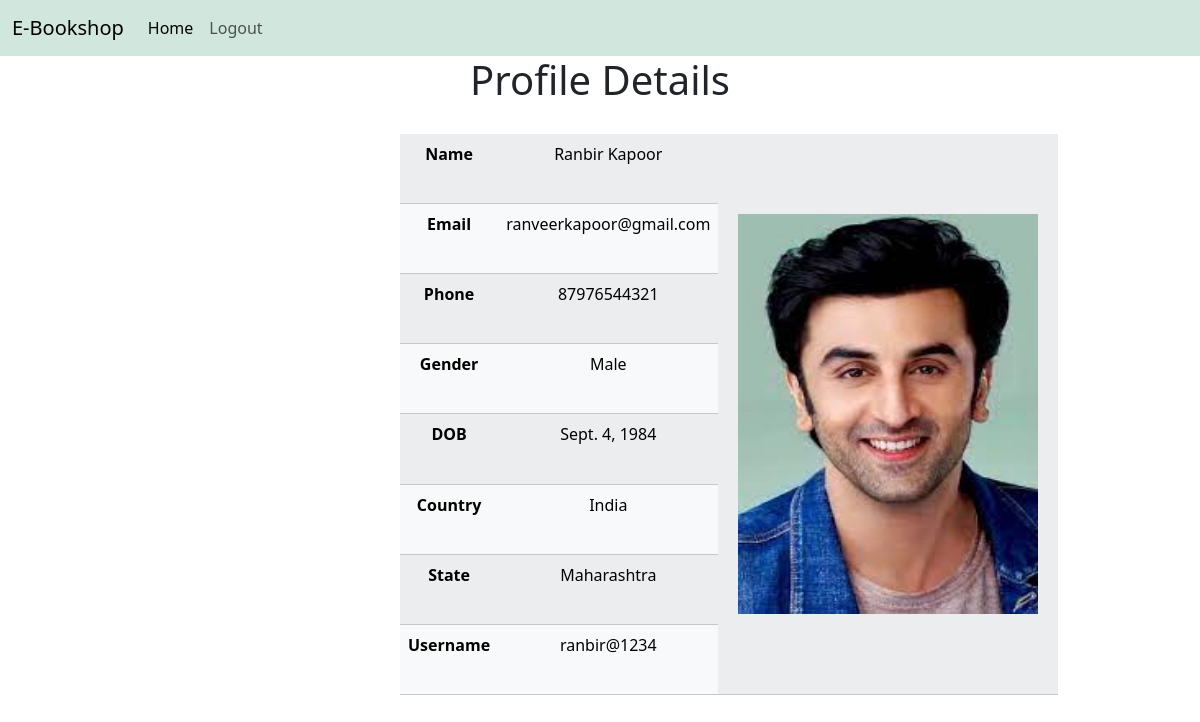
/user_account/home/ (signed in), run on the app's committed database.
### sitevisitor/models.py (models this page shows, shortened)
class User_Details(models.Model):
    user_cred=models.OneToOneField(User,on_delete=models.CASCADE)
    name=models.CharField(max_length=100)
    email=models.EmailField(max_length=100,unique=True)
    phone=models.CharField(max_length=100,unique=True)
    country=models.CharField(max_length=100)
    state=models.CharField(max_length=100)
    photo=models.ImageField(upload_to='user/',blank=True,null=True)
    gender=models.CharField(max_length=100)
    dob=models.DateField()

### useraccount/views.py (the view)
# urls.py: 2. Add a URL to urlpatterns:  path('', views.home, name='home')
def home(request):
    try:
        user=request.user.email
        person_details = User.objects.filter(email=user)
        det2=User_Details.objects.filter(email=user)
        return render(request,'user_home.html',{'user':person_details,'profile':det2})
    except:
        return redirect('home')

### useraccount/templates/user_home.html (shortened to what this page needs)
{% extends 'user_base.html' %}
{%block content%}
<h1 class="text-center">Profile Details</h1>
<div class="col-6 text-center"  style="margin:30px 400px">
<table class="table table-striped table-light" style="border-radius:8px">
{% for  i in profile %}
<tr><th><label>Name</label></th><td><p>{{ i.name}}</p></td><td rowspan="8" style="padding:80px 20px"><img src="{{ i.photo.url}}" alt="{{ i.name}}" height="400px" width="300px"/></td></tr>
<tr><th><label>Email</label></th><td><p>{{ i.email}}</p></td></tr>
<tr><th><label>Phone</label></th><td><p>{{ i.phone}}</p></td></tr>
<tr><th><label>Gender</label></th><td><p>{{ i.gender}}</p></td></tr>
<tr><th><label>DOB</label></th><td><p>{{ i.dob}}</p></td></tr>
<tr><th><label>Country</label></th><td><p>{{ i.country}}</p></td></tr>
<tr><th><label>State</label></th><td><p>{{ i.state}}</p></td></tr>
{% endfor %}
{% for  i in user %}
<tr><th><label>Username</label></th><td><p>{{ i.username}}</p></td></tr>
{% endfor %}
</table>
</div>
{% endblock %}

### data on the page
User_Details: name "Ranbir Kapoor", photo (picture), email "ranveerkapoor@gmail.com", phone "87976544321", gender "Male", dob "Sept. 4, 1984", country "India", state "Maharashtra"

### other printed values
{{ i.username }} "ranbir@1234"
